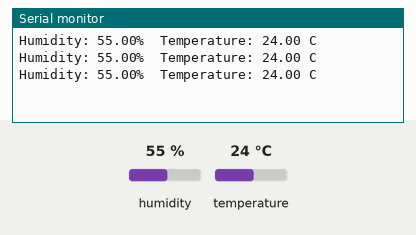
Simulated run of this sketch. Board: Raspberry Pi Pico. On the bench: the last lines printed to the serial monitor. Inputs (shaded band) come from the test bench; at power-on: humidity 55 %, temperature 24 °C.

Above: at 6.8 s.
6.9 s: humidity set to 22 %
At 10.6 s:
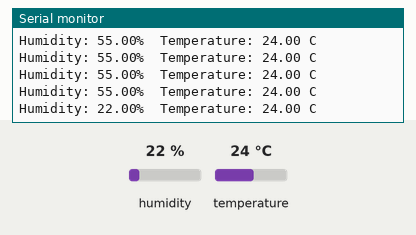
12.3 s: temperature set to 12 °C
At 14.9 s:
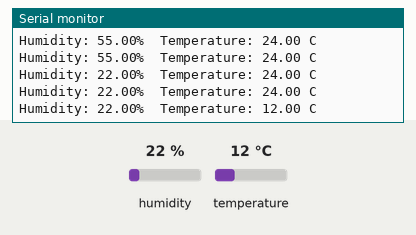
17.7 s: humidity set to 40 %
At 19.1 s:
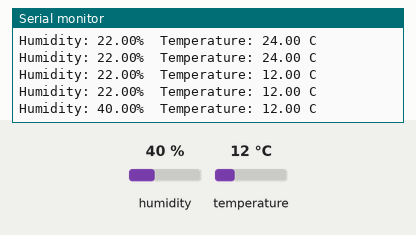
Timing chart, 0 to 20.7 s (numbered marks = the images above; inputs shaded):
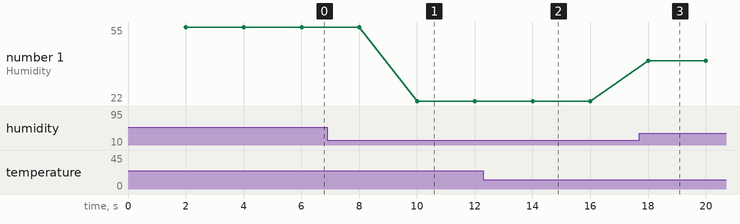

Measured:
- after the input at 6.9 s, the serial monitor: prints a new line after 3.1 s (image 1)
- after the input at 12.3 s, the serial monitor: prints a new line after 1.7 s (image 2)
- after the input at 17.7 s, the serial monitor: prints a new line after 0.31 s (image 3)
- plotted number 1: 55 → 22 after the input at 6.9 s, 22 → 40 after the input at 17.7 s

The sketch:

decl_practice_143.ino
```cpp
// snippet: decl_practice_143
// tags: globals, declare, millis, nonblocking, dht
// boards: avr, esp32, megaavr, nano33iot, rp2040
// library: DHT
// description: Declare a state enum at global scope and drive a DHT22 read from it — IDLE waits
//   out the sample interval, MEASURING takes the reading, REPORTING prints it.
//   Put the interval test inside the state that is WAITING, not in front of the whole switch.
//   Gating every transition on one timer makes a 3-state cycle take 3 intervals, so a sketch
//   that claims to sample every 2 s actually samples every 6 s.
//   DHT22 needs ≥2 s between reads and its readHumidity()/readTemperature() BLOCK for ~25 ms
//   while bit-banging the one-wire line — do not put one in a motor control loop.
//   Braces are required around a case body that declares variables.
//   NOT for the Romi 32U4: pin 2 is its I2C SDA line. Move the DHT to a free pin (e.g. 4 or 8).
// prompts: declare enum State global, state machine DHT22, IDLE MEASURING REPORTING, temperature humidity state machine, non-blocking DHT read
// verified: compile-only
// source: kd-generated (id 143)
// not-tags: romi32u4, romi
// exact-include: DHT.h

#include <DHT.h>

#define DHTPIN 2      // Digital pin connected to the DHT sensor (NOT pin 2 on a Romi — that is SDA)
#define DHTTYPE DHT22 // DHT 22 (AM2302)

DHT dht(DHTPIN, DHTTYPE);

// Plain enum (C-style) for broad AVR compatibility
enum State { IDLE, MEASURING, REPORTING };
State state = IDLE;

unsigned long prevMs = 0;
const unsigned long MEASUREMENT_INTERVAL = 2000; // DHT22 minimum sampling period

float humidity    = NAN;
float temperature = NAN;

void setup() {
  Serial.begin(9600);
  dht.begin();
  prevMs = millis();
}

void loop() {
  switch (state) {
    case IDLE:
      // The ONLY state that waits on the clock. The other two run as soon as they are entered.
      if (millis() - prevMs >= MEASUREMENT_INTERVAL) {
        prevMs = millis();
        state = MEASURING;
      }
      break;

    case MEASURING:
      humidity    = dht.readHumidity();
      temperature = dht.readTemperature();
      state = REPORTING;
      break;

    case REPORTING:
      // isnan() is the DHT's failure signal — a disconnected or mistimed sensor returns NaN,
      // not 0. Printing it unchecked reports a plausible 0 °C from a sensor that is not there.
      if (isnan(humidity) || isnan(temperature)) {
        Serial.println("Failed to read from DHT sensor!");
      } else {
        Serial.print("Humidity: ");
        Serial.print(humidity);
        Serial.print("%  Temperature: ");
        Serial.print(temperature);
        Serial.println(" C");
      }
      state = IDLE;
      break;
  }
}
```
